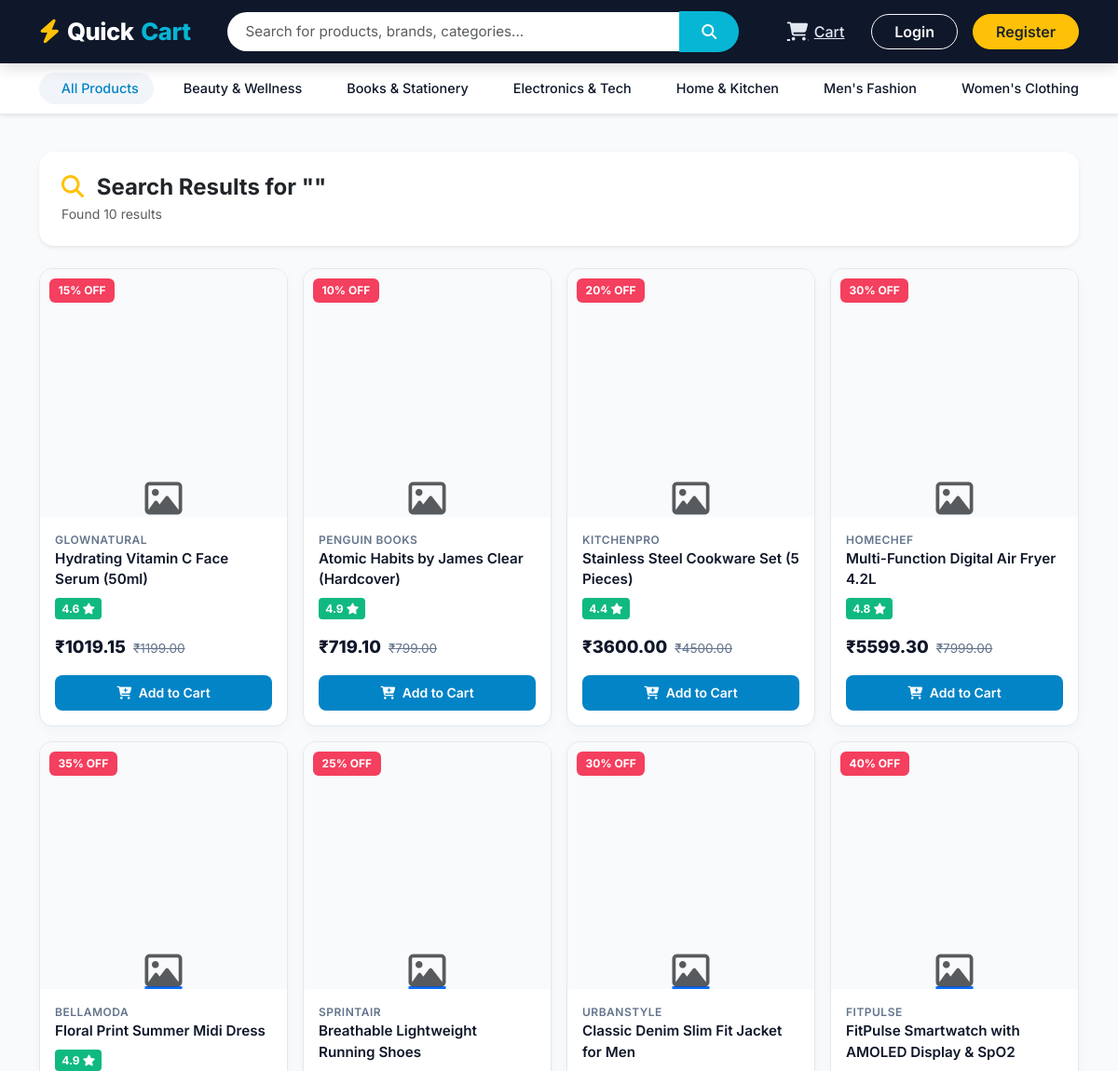
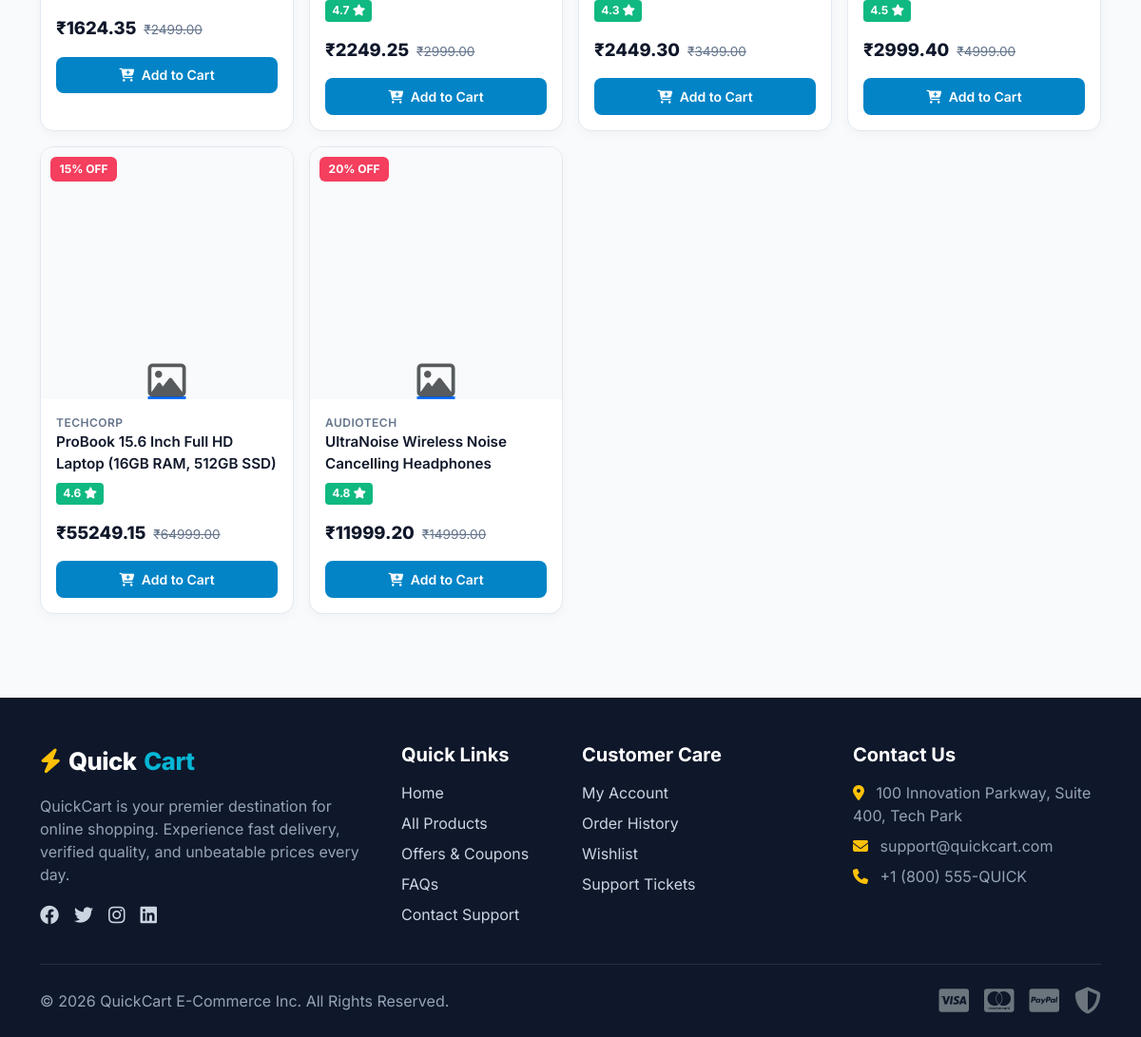
The app's page /products/search/ with its own data (2 pictures, top to bottom).
### products/models.py (models this page shows, shortened)
class Category(models.Model):
    name = models.CharField(max_length=100, unique=True)
    slug = models.SlugField(max_length=120, unique=True, blank=True)
    description = models.TextField(blank=True)
    image = models.ImageField(upload_to='categories/', blank=True, null=True)
    created_at = models.DateTimeField(auto_now_add=True)
    class Meta:
        verbose_name_plural = "Categories"
        ordering = ['name']

class Product(models.Model):
    name = models.CharField(max_length=200)
    slug = models.SlugField(max_length=250, unique=True, blank=True)
    category = models.ForeignKey(Category, on_delete=models.CASCADE, related_name='products')
    description = models.TextField()
    price = models.DecimalField(max_digits=10, decimal_places=2)
    discount_percentage = models.PositiveIntegerField(default=0)
    final_price = models.DecimalField(max_digits=10, decimal_places=2, blank=True, null=True)
    brand = models.CharField(max_length=100)
    stock = models.PositiveIntegerField(default=0)
    sku = models.CharField(max_length=50, unique=True)
    main_image = models.ImageField(upload_to='products/')
    rating = models.DecimalField(max_digits=3, decimal_places=2, default=0.0)
    is_active = models.BooleanField(default=True)
    created_at = models.DateTimeField(auto_now_add=True)
    updated_at = models.DateTimeField(auto_now=True)
    class Meta:
        ordering = ['-created_at']

### products/views.py (the view, shortened to what this page needs)
# urls.py: path('search/', views.search_view, name='search'),
def search_view(request):
    query = request.GET.get('q', '').strip()
    products = Product.objects.filter(is_active=True)
    paginator = Paginator(products, 12)
    page_number = request.GET.get('page')
    page_obj = paginator.get_page(page_number)
    context = {
        'query': query,
        'page_obj': page_obj,
    }
    return render(request, 'products/search.html', context)

### templates/products/search.html (shortened to what this page needs)
{% extends 'base.html' %}
{% block content %}
<div class="container my-4">
    <div class="card border-0 shadow-sm rounded-4 p-4 mb-4">
        <h4 class="fw-bold mb-0">
            <i class="fa-solid fa-magnifying-glass text-warning me-2"></i>
            Search Results for ""
        </h4>
        <p class="text-muted small mb-0 mt-1">Found {{ page_obj.paginator.count }} result{{ page_obj.paginator.count|pluralize }}</p>
    </div>
    {% if page_obj %}
        <div class="row g-3">
            {% for product in page_obj %}
                <div class="col-6 col-md-4 col-lg-3">
                    {% include 'products/includes/product_card.html' %}
                </div>
            {% endfor %}
        </div>
    {% endif %}
</div>
{% endblock %}

### templates/base.html (shortened to what this page needs)
{% load static %}
<!DOCTYPE html>
<html lang="en">
<head>
    <link href="https://cdn.jsdelivr.net/npm/bootstrap@5.3.0/dist/css/bootstrap.min.css" rel="stylesheet">
    <link rel="stylesheet" href="https://cdnjs.cloudflare.com/ajax/libs/font-awesome/6.4.0/css/all.min.css">
    <link rel="stylesheet" href="{% static 'css/style.css' %}">
</head>
<body>
    <header class="qc-navbar">
        <div class="container">
            <div class="d-flex align-items-center justify-content-between flex-wrap gap-2">
                <a href="{% url 'home' %}" class="qc-brand">
                    <i class="fa-solid fa-bolt text-warning"></i> Quick<span>Cart</span>
                </a>
                <form action="{% url 'products:search' %}" method="GET" class="flex-grow-1 mx-lg-4 max-w-600" style="max-width: 550px;">
                    <div class="input-group">
                        <input type="text" name="q" class="form-control qc-search-input" placeholder="Search for products, brands, categories..." value="{{ request.GET.q|default:'' }}" required>
                        <button class="btn qc-search-btn" type="submit">
                            <i class="fa-solid fa-magnifying-glass"></i>
                        </button>
                    </div>
                </form>
                <div class="d-flex align-items-center gap-3">
                    {% if user.is_authenticated %}
                        <a href="{% url 'cart:wishlist' %}" class="qc-nav-link text-white" title="Wishlist">
                            <i class="fa-regular fa-heart fs-5"></i>
                            <span class="d-none d-md-inline">Wishlist</span>
                            {% if wishlist_count > 0 %}
                                <span class="qc-badge">{{ wishlist_count }}</span>
                            {% endif %}
                        </a>
                        <a href="{% url 'cart:cart' %}" class="qc-nav-link text-white" title="Cart">
                            <i class="fa-solid fa-cart-shopping fs-5"></i>
                            <span class="d-none d-md-inline">Cart</span>
                            {% if cart_count > 0 %}
                                <span class="qc-badge">{{ cart_count }}</span>
                            {% endif %}
                        </a>
                        <a href="{% url 'notifications:list' %}" class="qc-nav-link text-white" title="Notifications">
                            <i class="fa-regular fa-bell fs-5"></i>
                            {% if unread_notifications_count > 0 %}
                                <span class="qc-badge bg-danger">{{ unread_notifications_count }}</span>
                            {% endif %}
                        </a>
                        <div class="dropdown">
                            <button class="btn btn-outline-light dropdown-toggle rounded-pill px-3 py-1 fw-semibold d-flex align-items-center gap-2" type="button" data-bs-toggle="dropdown">
                                <i class="fa-regular fa-circle-user fs-5"></i>
                                <span>{{ user.first_name|default:user.username }}</span>
                            </button>
                            <ul class="dropdown-menu dropdown-menu-end shadow border-0 mt-2">
                                <li><a class="dropdown-item py-2" href="{% url 'accounts:profile' %}"><i class="fa-solid fa-user me-2 text-primary"></i> My Profile</a></li>
                                <li><a class="dropdown-item py-2" href="{% url 'orders:my_orders' %}"><i class="fa-solid fa-box me-2 text-success"></i> My Orders</a></li>
                                <li><a class="dropdown-item py-2" href="{% url 'coupons:coupons_list' %}"><i class="fa-solid fa-ticket me-2 text-warning"></i> My Coupons</a></li>
                                <li><a class="dropdown-item py-2" href="{% url 'support:tickets' %}"><i class="fa-solid fa-headset me-2 text-info"></i> Support Tickets</a></li>
                                {% if user.is_staff %}
                                    <li><hr class="dropdown-divider"></li>
                                    <li><a class="dropdown-item py-2 fw-bold text-danger" href="{% url 'dashboard:home' %}"><i class="fa-solid fa-chart-line me-2"></i> Admin Dashboard</a></li>
                                {% endif %}
                                <li><hr class="dropdown-divider"></li>
                                <li><a class="dropdown-item py-2 text-danger" href="{% url 'accounts:logout' %}"><i class="fa-solid fa-right-from-bracket me-2"></i> Logout</a></li>
                            </ul>
                        </div>
                    {% else %}
                        <a href="{% url 'cart:cart' %}" class="qc-nav-link text-white" title="Cart">
                            <i class="fa-solid fa-cart-shopping fs-5"></i>
                            <span class="d-none d-md-inline">Cart</span>
                        </a>
                        <a href="{% url 'accounts:login' %}" class="btn btn-outline-light rounded-pill px-4 fw-semibold">Login</a>
                        <a href="{% url 'accounts:register' %}" class="btn btn-warning rounded-pill px-4 fw-semibold text-dark">Register</a>
                    {% endif %}
                </div>
            </div>
        </div>
    </header>
    <nav class="qc-category-bar shadow-sm">
        <div class="container">
            <div class="d-flex align-items-center gap-2">
                <a href="{% url 'products:product_list' %}" class="qc-cat-item active">
                     All Products
                </a>
                {% for cat in nav_categories %}
                    <a href="{% url 'products:category' cat.slug %}" class="qc-cat-item">
                        {{ cat.name }}
                    </a>
                {% endfor %}
                <a href="{% url 'coupons:coupons_list' %}" class="qc-cat-item text-danger fw-bold ms-auto">
                </a>
            </div>
        </div>
    </nav>
    <main>
        {% block content %}{% endblock %}
    </main>
    <footer class="qc-footer">
        <div class="container">
            <div class="row g-4">
                <div class="col-lg-4 col-md-6">
                    <div class="qc-brand mb-3">
                        <i class="fa-solid fa-bolt text-warning"></i> Quick<span>Cart</span>
                    </div>
                    <p>QuickCart is your premier destination for online shopping. Experience fast delivery, verified quality, and unbeatable prices every day.</p>
                    <div class="d-flex gap-3 fs-5 mt-3">
                        <a href="#"><i class="fa-brands fa-facebook"></i></a>
                        <a href="#"><i class="fa-brands fa-twitter"></i></a>
                        <a href="#"><i class="fa-brands fa-instagram"></i></a>
                        <a href="#"><i class="fa-brands fa-linkedin"></i></a>
                    </div>
                </div>
                <div class="col-lg-2 col-md-6">
                    <h5>Quick Links</h5>
                    <ul class="list-unstyled d-flex flex-column gap-2">
                        <li><a href="{% url 'home' %}">Home</a></li>
                        <li><a href="{% url 'products:product_list' %}">All Products</a></li>
                        <li><a href="{% url 'coupons:coupons_list' %}">Offers & Coupons</a></li>
                        <li><a href="{% url 'support:faq' %}">FAQs</a></li>
                        <li><a href="{% url 'support:contact' %}">Contact Support</a></li>
                    </ul>
                </div>
                <div class="col-lg-3 col-md-6">
                    <h5>Customer Care</h5>
                    <ul class="list-unstyled d-flex flex-column gap-2">
                        <li><a href="{% url 'accounts:profile' %}">My Account</a></li>
                        <li><a href="{% url 'orders:my_orders' %}">Order History</a></li>
                        <li><a href="{% url 'cart:wishlist' %}">Wishlist</a></li>
                        <li><a href="{% url 'support:tickets' %}">Support Tickets</a></li>
                    </ul>
                </div>
                <div class="col-lg-3 col-md-6">
                    <h5>Contact Us</h5>
                    <p class="mb-2"><i class="fa-solid fa-location-dot me-2 text-warning"></i> 100 Innovation Parkway, Suite 400, Tech Park</p>
                    <p class="mb-2"><i class="fa-solid fa-envelope me-2 text-warning"></i> support@quickcart.com</p>
                    <p class="mb-2"><i class="fa-solid fa-phone me-2 text-warning"></i> +1 (800) 555-QUICK</p>
                </div>
            </div>
            <hr class="my-4 border-secondary">
            <div class="d-flex flex-column flex-md-row justify-content-between align-items-center text-center text-md-start">
                <p class="mb-0">&copy; 2026 QuickCart E-Commerce Inc. All Rights Reserved.</p>
                <div class="d-flex gap-3 fs-3 text-secondary mt-2 mt-md-0">
                    <i class="fa-brands fa-cc-visa"></i>
                    <i class="fa-brands fa-cc-mastercard"></i>
                    <i class="fa-brands fa-cc-paypal"></i>
                    <i class="fa-solid fa-shield-halved"></i>
                </div>
            </div>
        </div>
    </footer>
</body>
</html>

### templates/products/includes/product_card.html (shortened to what this page needs)
<div class="qc-card">
    <div class="qc-product-img-wrapper">
        {% if product.discount_percentage > 0 %}
            <span class="qc-badge-discount">{{ product.discount_percentage }}% OFF</span>
        {% endif %}
        <a href="{% url 'products:product_detail' product.slug %}">
            {% if product.main_image %}
                <img src="{{ product.main_image.url }}" alt="{{ product.name }}" class="qc-product-img">
            {% else %}
                <div class="d-flex align-items-center justify-content-center h-100 text-muted">
                    <i class="fa-regular fa-image fs-1"></i>
                </div>
            {% endif %}
        </a>
    </div>
    <div class="qc-card-body">
        <div class="qc-product-brand">{{ product.brand }}</div>
        <a href="{% url 'products:product_detail' product.slug %}" class="qc-product-title" title="{{ product.name }}">
            {{ product.name }}
        </a>
        <div class="qc-rating-badge">
            {{ product.rating|stringformat:".1f" }} <i class="fa-solid fa-star"></i>
        </div>
        <div class="qc-price-section mt-2">
            <span class="qc-final-price">₹{{ product.final_price }}</span>
            {% if product.discount_percentage > 0 %}
                <span class="qc-original-price">₹{{ product.price }}</span>
            {% endif %}
        </div>
        <div class="d-grid mt-3">
            {% if product.stock > 0 %}
                <form action="{% url 'cart:add_to_cart' product.id %}" method="POST">
                    <button type="submit" class="btn qc-btn-primary btn-sm w-100">
                        <i class="fa-solid fa-cart-plus me-1"></i> Add to Cart
                    </button>
                </form>
            {% else %}
                <button class="btn btn-secondary btn-sm w-100" disabled>Out of Stock</button>
            {% endif %}
        </div>
    </div>
</div>

### records on screen
Category: name "Beauty & Wellness"
Category: name "Books & Stationery"
Category: name "Electronics & Tech"
Category: name "Home & Kitchen"
Category: name "Men's Fashion"
Category: name "Women's Clothing"
Product: discount_percentage "15", brand "GLOWNATURAL", name "Hydrating Vitamin C Face Serum (50ml)", rating "4.6", final_price "1019.15", price "1199.00", stock "Add to Cart"
Product: discount_percentage "10", brand "PENGUIN BOOKS", name "Atomic Habits by James Clear (Hardcover)", rating "4.9", final_price "719.10", price "799.00", stock "Add to Cart"
Product: discount_percentage "20", brand "KITCHENPRO", name "Stainless Steel Cookware Set (5 Pieces)", rating "4.4", final_price "3600.00", price "4500.00", stock "Add to Cart"
Product: discount_percentage "30", brand "HOMECHEF", name "Multi-Function Digital Air Fryer 4.2L", rating "4.8", final_price "5599.30", price "7999.00", stock "Add to Cart"
Product: discount_percentage "35", brand "BELLAMODA", name "Floral Print Summer Midi Dress", rating "4.9", final_price "1624.35", price "2499.00", stock "Add to Cart"
Product: discount_percentage "25", brand "SPRINTAIR", name "Breathable Lightweight Running Shoes", rating "4.7", final_price "2249.25", price "2999.00", stock "Add to Cart"
Product: discount_percentage "30", brand "URBANSTYLE", name "Classic Denim Slim Fit Jacket for Men", rating "4.3", final_price "2449.30", price "3499.00", stock "Add to Cart"
Product: discount_percentage "40", brand "FITPULSE", name "FitPulse Smartwatch with AMOLED Display & SpO2", rating "4.5", final_price "2999.40", price "4999.00", stock "Add to Cart"
Product: discount_percentage "15", brand "TECHCORP", name "ProBook 15.6 Inch Full HD Laptop (16GB RAM, 512GB SSD)", rating "4.6", final_price "55249.15", price "64999.00", stock "Add to Cart"
Product: discount_percentage "20", brand "AUDIOTECH", name "UltraNoise Wireless Noise Cancelling Headphones", rating "4.8", final_price "11999.20", price "14999.00", stock "Add to Cart"

### other values on screen
{{ page_obj.paginator.count }} "10"
